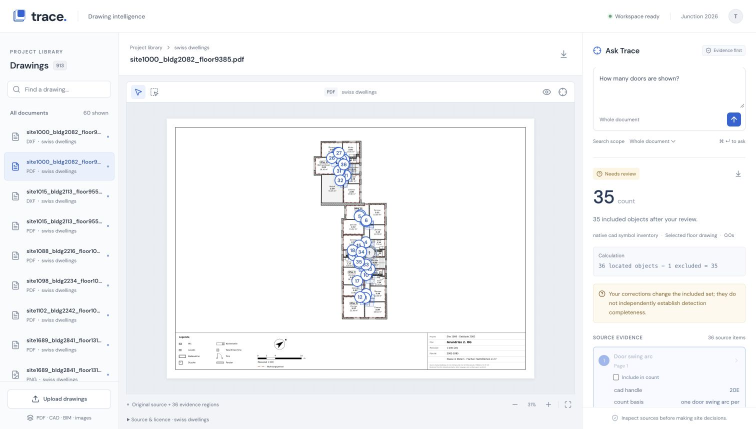
#> input picture stoa-trace/frontend/qa/reviewed-history.jpg, 1512 x 857 px (shown at 1/2 size)
$ python -i 02_metrics.py   (imports and definitions only)   (older library calls are emulated)
#> lines starting #> are read from the running program, lines starting #| are printed output that depends on the picture
"""Per-file image statistics and quality metrics for the four scan sources (JPG only; SVGs handled in 05_svg.py).
Read-only on the dataset. Output: metrics.csv in the work dir.
Metric definitions (all on 8-bit grayscale unless noted):
  lap_var        variance of Laplacian at native resolution (content and resolution dependent)
  lap_var_1500   same after INTER_AREA resize to long side 1500 px (comparable across files)
  acutance       median Sobel magnitude on Canny edges / (p98-p2 intensity range); contrast-normalised edge steepness
  noise_sigma    Immerkaer (1996) noise sigma, computed only on pixels away from edges (flat paper)
  bg_resid_std   std of (gray - 7x7 median) on flat paper pixels: paper grain + sensor noise
  speckle_per_mp connected components of 1..6 px in an adaptive-threshold binarisation, per megapixel
  rms_contrast   gray std / 255;  range_contrast (p98-p2)/255
  otsu_eta       Otsu between-class variance / total variance (1 = perfectly bimodal ink/paper)
  fisher         (paper mean - ink mean) / pooled std of Otsu classes
  midtone_frac   share of pixels between 25% and 75% of the ink-paper range (photos and washes are high)
  skew_hough     length-weighted median angle of long near-axis Hough segments (deg, + = counter-clockwise)
  skew_support   share of that segment length within +-0.5 deg of the estimate
  skew_proj      projection-profile skew (deg) on a 1000 px binarised copy, search +-5 deg step 0.1
  bg_uneven      (p95-p5)/median of the estimated paper background map, inside the paper region
  dark_border    share of the image that is dark surround (scanner bed, book gutter) connected to the image edge
  chroma_*       per-pixel max(RGB)-min(RGB); colour_std = Hasler-Suesstrunk std term, tint = its mean term
"""
import os as _os  # portable paths, added when this script was copied into the repo
_DATA = _os.path.expanduser(_os.environ.get("STOA_DATA_ROOT", "~/stoa-data/junction-dataset-preview"))  # folder with data/ and questions.jsonl
import sys, pathlib, json, math, warnings
import numpy as np, pandas as pd, cv2
from PIL import Image
from multiprocessing import Pool

# [1 line not run here, left out]
Image.MAX_IMAGE_PIXELS = None
DS = pathlib.Path(_DATA + "")
OUT = pathlib.Path(__file__).parent
SOURCES = ["europeana", "finna", "habs", "wikimedia"]

STD_LUMA = np.array([16, 11, 10, 16, 24, 40, 51, 61, 12, 12, 14, 19, 26, 58, 60, 55, 14, 13, 16, 24, 40, 57, 69, 56,
                     14, 17, 22, 29, 51, 87, 80, 62, 18, 22, 37, 56, 68, 109, 103, 77, 24, 35, 55, 64, 81, 104, 113, 92,
                     49, 64, 78, 87, 103, 121, 120, 101, 72, 92, 95, 98, 112, 100, 103, 99], float)


# [13 lines left out: function jpeg_quality, not called in this run]


def resize_long(img, n):
#> called with n = 2000
    h, w = img.shape[:2]
#> h = 857; w = 1512
    s = n / max(h, w)
#> s = 1.32
    if s >= 1:
        return img
    return cv2.resize(img, (max(1, round(w * s)), max(1, round(h * s))), interpolation=cv2.INTER_AREA)


def skew_hough(gray):
    g = resize_long(gray, 2000)
    e = cv2.Canny(g, 50, 150)
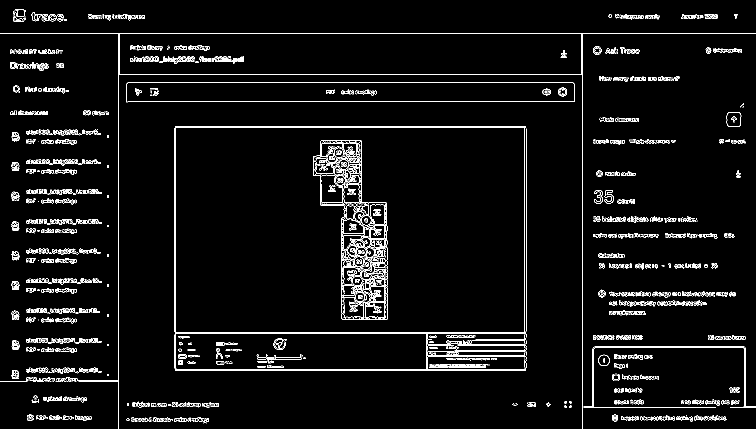
#> e: shape (857, 1512) (shown at 1/2 size); 4.1% white in thin lines or dots
    mn = int(0.08 * min(g.shape))
#> mn = 68
    lines = cv2.HoughLinesP(e, 1, np.pi / 1800, threshold=80, minLineLength=mn, maxLineGap=4)
#> lines = 121 rows, first 6: [0, 66, 1511, 66], [253, 203, 1148, 203], [236, 149, 1165, 149], [350, 740, 1051, 740], [256, 164, 1145, 164], [350, 666, 1051, 666]
    if lines is None:
        return np.nan, np.nan, 0
    x1, y1, x2, y2 = lines.reshape(-1, 4).T.astype(float)  # OpenCV 4 gives (N,1,4), OpenCV 5 gives (N,4)
#> x1 = 121 values, max 1491 at index 103, min 0 at index 0, mean 746.5; y1 = 121 values, max 856 at index 9, min 31 at index 80, mean 544.6; x2 = 121 values, max 1511 at index 0, min 130 at index 102, mean 892.9; y2 = 121 values, max 842 at index 63, min 31 at index 80, mean 517.4
    ang = np.degrees(np.arctan2(-(y2 - y1), x2 - x1))  # image y points down; + = counter-clockwise
#> ang = 121 values, max 90 at index 9, min -90 at index 59, mean 3.62
    ang = (ang + 45) % 90 - 45  # deviation from nearest axis
#> ang = 121 values, max 1.53 at index 81, min -3.09 at index 91, mean -0.0944
    ln = np.hypot(x2 - x1, y2 - y1)
#> ln = 121 values, max 1511 at index 0, min 68 at index 27, mean 183.9
    keep = np.abs(ang) <= 10
    if keep.sum() < 5:
        return np.nan, np.nan, int(keep.sum())
    a, l = ang[keep], ln[keep]
#> a has the same summary as ang; l has the same summary as ln
    o = np.argsort(a)
#> o = 121 values, max 120 at index 89, min 0 at index 60, mean 60
    cw = np.cumsum(l[o])
#> cw = 121 values from 74.11 to 22253.9
    med = a[o][np.searchsorted(cw, cw[-1] / 2)]
#> med = 0
    support = l[np.abs(a - med) <= 0.5].sum() / l.sum()
#> support = 0.874
    return float(med), float(support), int(keep.sum())


# [166 lines left out: functions skew_proj, word_groups, analyze, not called in this run]


# [13 lines not run here, left out]

>>> import cv2
>>> picture = cv2.imread('../../stoa-trace/frontend/qa/reviewed-history.jpg', cv2.IMREAD_GRAYSCALE)
>>> result = skew_hough(picture)
#> result = (0, 0.874, 121)
